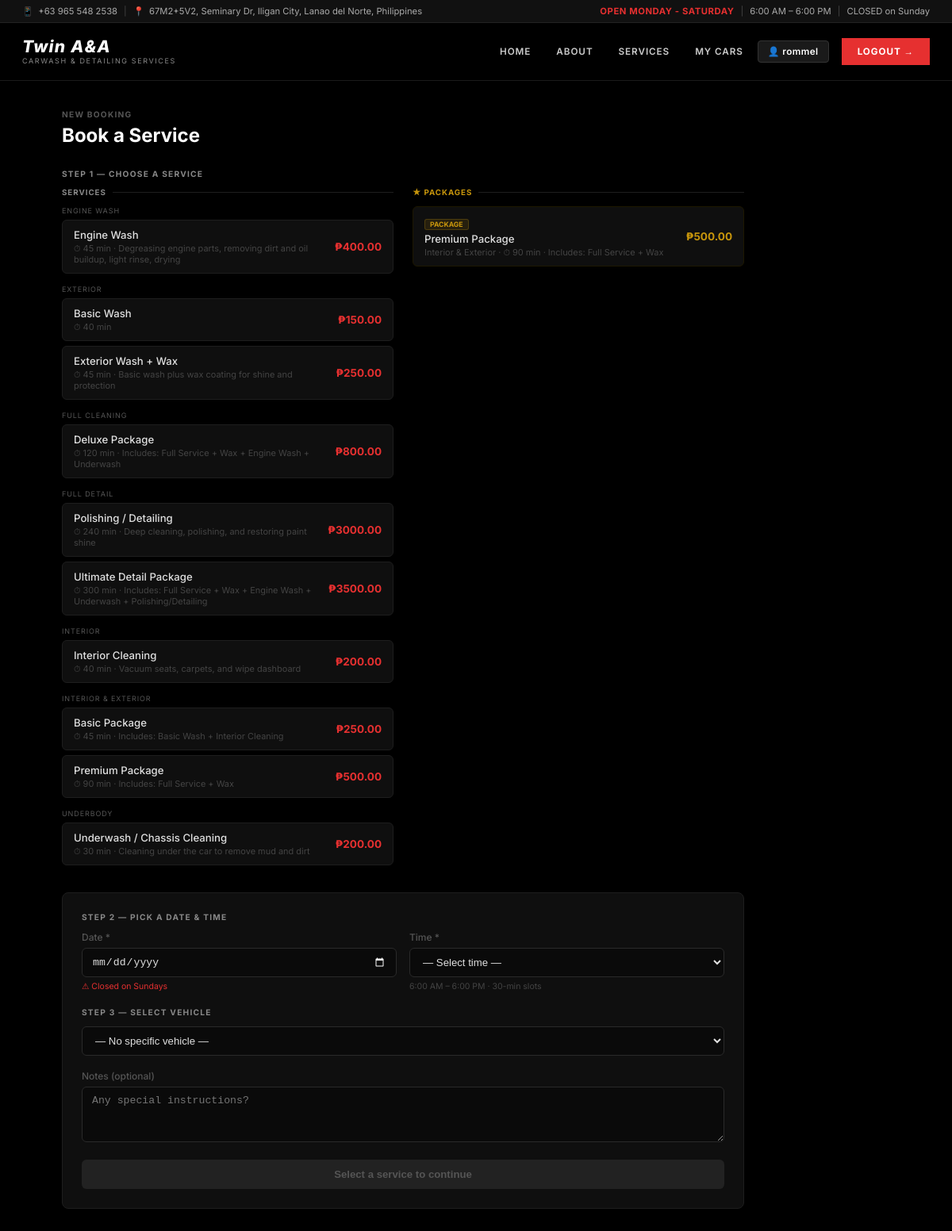
The app's page /portal/book/ (signed in) with its own data.
### car_wash/models.py (models this page shows, shortened)
class Service(models.Model):
    service_type     = models.CharField(max_length=100)
    service_name     = models.CharField(max_length=100)
    description      = models.TextField(blank=True)
    price            = models.DecimalField(max_digits=8, decimal_places=2)
    duration_minutes = models.PositiveIntegerField(default=30, help_text="Estimated duration in minutes")
    is_package       = models.BooleanField(default=False, help_text="Mark as a package deal")
    class Meta:
        ordering = ['service_type', 'service_name']

### car_wash/views.py (the view, shortened to what this page needs)
# urls.py: path('portal/book/', views.portal_book, name='portal_book'),
@login_required(login_url='/portal/login/')
def portal_book(request):
    try:
        c = request.user.customer
    except Customer.DoesNotExist:
        logout(request)
        messages.error(request, 'No customer profile found. Please register.')
        return redirect('portal_register')
    services         = Service.objects.filter(is_package=False)
    package_services = Service.objects.filter(is_package=True)
    cars             = c.cars.all()
    preselected = request.GET.get('service', '')
    return render(request, 'customer_book.html', {
        'services':         services,
        'package_services': package_services,
        'cars':             cars,
        'today':            date.today().isoformat(),
        'preselected':      preselected,
    })

### car_wash/templates/customer_book.html (shortened to what this page needs)
{% extends "customer_base.html" %}
{% block extra_head %}
{% load static %}
{% endblock %}
{% block content %}
<div class="book-wrap">
  <div style="margin-bottom:28px">
    <div style="font-size:.68rem;font-weight:700;letter-spacing:.12em;color:#555;text-transform:uppercase;margin-bottom:6px">New Booking</div>
    <h1 style="font-size:1.6rem;font-weight:700;color:#fff">Book a Service</h1>
  </div>
  <div class="step-label">Step 1 — Choose a Service</div>
  <div class="svc-grid">
    <div>
      <div class="svc-col-title" style="color:#888">Services</div>
      {% load i18n %}
      {% regroup services by service_type as service_groups %}
      {% for group in service_groups %}
        <div style="font-size:.6rem;color:#555;text-transform:uppercase;letter-spacing:.1em;
                    margin-bottom:6px;{% if not forloop.first %}margin-top:14px;{% endif %}">
          {{ group.grouper }}
        </div>
        {% for s in group.list %}
        <div class="svc-row" id="svc-{{ s.pk }}"
             onclick="selectService('{{ s.pk }}', '{{ s.service_name|escapejs }}', '{{ s.service_type|escapejs }}', '{{ s.price }}', '{{ s.duration_minutes }}', false)">
          <div>
            <div class="svc-row-name">{{ s.service_name }}</div>
            <div class="svc-row-meta">⏱ {{ s.duration_minutes }} min{% if s.description %} · {{ s.description }}{% endif %}</div>
          </div>
          <div class="svc-row-price">₱{{ s.price }}</div>
        </div>
        {% endfor %}
      {% empty %}
        <p style="color:#444;font-size:.82rem">No services available.</p>
      {% endfor %}
    </div>
    <div>
      <div class="svc-col-title" style="color:#c8960c">★ Packages</div>
      {% if package_services %}
        {% for s in package_services %}
        <div class="svc-row" id="svc-{{ s.pk }}" style="border-color:#1e1800"
             onclick="selectService('{{ s.pk }}', '{{ s.service_name|escapejs }}', '{{ s.service_type|escapejs }}', '{{ s.price }}', '{{ s.duration_minutes }}', true)">
          <div>
            <div class="pkg-badge">Package</div>
            <div class="svc-row-name">{{ s.service_name }}</div>
            <div class="svc-row-meta">{{ s.service_type }} · ⏱ {{ s.duration_minutes }} min{% if s.description %} · {{ s.description }}{% endif %}</div>
          </div>
          <div class="svc-row-price pkg">₱{{ s.price }}</div>
        </div>
        {% endfor %}
      {% else %}
        <p style="color:#333;font-size:.82rem;border:1px dashed #1e1e1e;border-radius:6px;padding:16px;text-align:center">No packages available.</p>
      {% endif %}
    </div>
  </div>
  <div class="form-card">
    <form method="post">{% csrf_token %}
      <div class="step-label">Step 2 — Pick a Date & Time</div>
      <div style="display:grid;grid-template-columns:1fr 1fr;gap:16px;margin-bottom:20px">
        <div class="form-group" style="margin-bottom:0">
          <label style="color:#555">Date *</label>
          <input type="date" name="scheduled_date" id="scheduled_date"
                 value="{{ post.scheduled_date|default:'' }}" min="{{ today }}" required>
          <div style="font-size:.7rem;color:#e63030;margin-top:5px">⚠ Closed on Sundays</div>
        </div>
        <div class="form-group" style="margin-bottom:0">
          <label style="color:#555">Time *</label>
          <select name="scheduled_time" id="scheduled_time" required>
            <option value="">— Select time —</option>
          </select>
          <div style="font-size:.7rem;color:#444;margin-top:5px">6:00 AM – 6:00 PM · 30-min slots</div>
        </div>
      </div>
      <div class="step-label">Step 3 — Select Vehicle</div>
      <div class="form-group">
        <select name="car">
          <option value="">— No specific vehicle —</option>
        </select>
      </div>
      <div class="form-group">
        <label style="color:#555">Notes (optional)</label>
        <textarea name="notes" placeholder="Any special instructions?"
                  style="background:#0a0a0a;border:1px solid #2a2a2a;color:#e0e0e0;border-radius:6px;padding:9px 12px;width:100%;outline:none;resize:vertical;min-height:70px;font-size:.88rem">{{ post.notes|default:'' }}</textarea>
      </div>
      <button id="book-btn" class="btn"
              style="width:100%;justify-content:center;padding:11px;background:#222;color:#555;cursor:not-allowed;border-radius:6px;font-size:.88rem;font-weight:600"
              disabled>Select a service to continue</button>
    </form>
  </div>
</div>
{% endblock %}

### car_wash/templates/customer_base.html (shortened to what this page needs)
{% load static %}
<!DOCTYPE html>
<html lang="en">
<head>
<link rel="stylesheet" href="{% static 'styles.css' %}">
<link rel="stylesheet" href="{% static 'customer_base.css' %}">
</head>
<body style="display:block;background:#000">
<div class="portal-wrap" style="background:#000">
  <div class="topinfo-bar">
    <div class="topinfo-inner">
      <div class="topinfo-left">
        <span><span class="ti-icon red">📱</span> +63 965 548 2538</span>
        <span class="ti-sep">|</span>
        <span><span class="ti-icon red">📍</span> 67M2+5V2, Seminary Dr, Iligan City, Lanao del Norte, Philippines</span>
      </div>
      <div class="topinfo-right">
        <span class="open-daily">OPEN MONDAY - SATURDAY</span>
        <span class="ti-sep">|</span>
        <span>6:00 AM – 6:00 PM</span>
        <span class="ti-sep">|</span>
        <span>CLOSED on Sunday</span>
      </div>
    </div>
  </div>
  <nav class="main-nav">
    <div class="main-nav-inner">
      <div class="brand">
        <span class="brand-name">Twin A&A</span>
        <span class="brand-sub">CARWASH &amp; DETAILING SERVICES</span>
      </div>
      <div class="main-nav-links">
        <a href="{% url 'portal_home' %}" class="mnl">HOME</a>
        <a href="{% url 'portal_home' %}#about" class="mnl">ABOUT</a>
        <a href="{% url 'portal_home' %}#services" class="mnl">SERVICES</a>
        <a href="{% url 'portal_cars' %}" class="mnl">MY CARS</a>
        {% if user.is_authenticated %}
          <a href="{% url 'portal_profile' %}" class="mnl-username">
            👤 {{ user.get_full_name|default:user.username }}
          </a>
          <a href="{% url 'portal_logout' %}" class="mnl-btn-red">LOGOUT →</a>
        {% else %}
          <a href="{% url 'portal_login' %}" class="mnl">LOGIN</a>
          <a href="{% url 'portal_register' %}" class="mnl-btn-red">REGISTER →</a>
        {% endif %}
      </div>
    </div>
  </nav>
  <div class="portal-body" style="background:#000;max-width:1100px">
    {% block content %}{% endblock %}
  </div>
</div>
</body>
</html>

### car_wash/static/styles.css (style rules this page uses)
:root { --bg: #0d0f14; --surface: #161a23; --card: #1d2230; --border: #2a3045; --accent: #4f9cf9; --accent2: #6ee7b7; --danger: #f87171; --warn: #fbbf24; --text: #e8eaf0; --muted: #6b7a99; --radius: 12px; --shadow: 0 4px 24px rgba(0,0,0,.4); }
*, *::before, *::after { box-sizing: border-box; margin: 0; padding: 0; }
html { font-size: 15px; }
body { font-family: 'Inter', 'Segoe UI', system-ui, sans-serif; background: var(--bg); color: var(--text); min-height: 100vh; display: flex; }
.btn { display: inline-flex; align-items: center; gap: 6px; padding: 8px 16px; border-radius: 8px; font-size: .85rem; font-weight: 500; cursor: pointer; border: none; text-decoration: none; transition: filter .15s, opacity .15s; }
.form-group { margin-bottom: 18px; }
label { display: block; font-size: .8rem; color: var(--muted); margin-bottom: 6px; font-weight: 500; }
input, select, textarea { width: 100%; padding: 10px 13px; background: var(--surface); border: 1px solid var(--border); border-radius: 8px; color: var(--text); font-size: .9rem; outline: none; transition: border-color .15s; }
select option { background: var(--card); }
textarea { resize: vertical; min-height: 80px; }
.portal-wrap { min-height: 100vh; background: var(--bg); display: flex; flex-direction: column; }
.portal-body { flex: 1; padding: 32px 28px; max-width: 900px; margin: 0 auto; width: 100%; }

### car_wash/static/customer_base.css (style rules this page uses)
.topinfo-bar { background: #111; border-bottom: 1px solid #222; padding: 7px 0; font-size: .75rem; color: #aaa; }
.topinfo-inner { max-width: 1200px; margin: 0 auto; padding: 0 28px; display: flex; align-items: center; justify-content: space-between; flex-wrap: wrap; gap: 6px; }
.topinfo-left, .topinfo-right { display: flex; align-items: center; gap: 8px; flex-wrap: wrap; }
.ti-sep { color: #444; }
.ti-icon { margin-right: 3px; }
.ti-icon.red { color: #e63030; }
.open-daily { color: #e63030; font-weight: 700; letter-spacing: .05em; }
.main-nav { background: #000; border-bottom: 1px solid #1a1a1a; padding: 0; position: sticky; top: 0; z-index: 200; }
.main-nav-inner { max-width: 1200px; margin: 0 auto; padding: 0 28px; display: flex; align-items: center; justify-content: space-between; height: 72px; }
.brand { display: flex; flex-direction: column; justify-content: center; }
.brand-name { font-size: 1.4rem; font-weight: 800; color: #fff; letter-spacing: .06em; line-height: 1; font-style: italic; }
.brand-sub { font-size: .6rem; color: #888; letter-spacing: .18em; text-transform: uppercase; margin-top: 2px; }
.main-nav-links { display: flex; align-items: center; gap: 4px; }
.mnl { padding: 6px 14px; color: #ccc; font-size: .78rem; font-weight: 600; letter-spacing: .08em; text-transform: uppercase; text-decoration: none; transition: color .15s; }
.mnl-btn-red { display: inline-flex; align-items: center; padding: 10px 20px; background: #e63030; color: #fff; font-size: .78rem; font-weight: 700; letter-spacing: .08em; text-transform: uppercase; text-decoration: none; transition: background .15s; margin-left: 8px; }
.portal-body { padding: 36px 28px; margin: 0 auto; }
.mnl-username { display: inline-flex; align-items: center; padding: 6px 12px; color: #fff; font-size: .78rem; font-weight: 600; letter-spacing: .04em; background: #1a1a1a; border: 1px solid #333; border-radius: 4px; margin-right: 4px; text-decoration: none; transition: background .15s, border-color .15s; }

### records on screen
Service: grouper "ENGINE WASH", service_name "Engine Wash", duration_minutes "45", description "Degreasing engine parts, removing dirt and oil buildup, light rinse, drying", price "400.00"
Service: grouper "EXTERIOR", service_name "Basic Wash", duration_minutes "40", price "150.00"
Service: service_name "Exterior Wash + Wax", duration_minutes "45", description "Basic wash plus wax coating for shine and protection", price "250.00"
Service: grouper "FULL CLEANING", service_name "Deluxe Package", duration_minutes "120", description "Includes: Full Service + Wax + Engine Wash + Underwash", price "800.00"
Service: grouper "FULL DETAIL", service_name "Polishing / Detailing", duration_minutes "240", description "Deep cleaning, polishing, and restoring paint shine", price "3000.00"
Service: service_name "Ultimate Detail Package", duration_minutes "300", description "Includes: Full Service + Wax + Engine Wash + Underwash + Polishing/Detailing", price "3500.00"
Service: grouper "INTERIOR", service_name "Interior Cleaning", duration_minutes "40", description "Vacuum seats, carpets, and wipe dashboard", price "200.00"
Service: grouper "INTERIOR & EXTERIOR", service_name "Basic Package", duration_minutes "45", description "Includes: Basic Wash + Interior Cleaning", price "250.00"
Service: service_name "Premium Package", duration_minutes "90", description "Includes: Full Service + Wax", price "500.00"
Service: grouper "UNDERBODY", service_name "Underwash / Chassis Cleaning", duration_minutes "30", description "Cleaning under the car to remove mud and dirt", price "200.00"
Service: service_name "Premium Package", service_type "Interior & Exterior", duration_minutes "90", description "Includes: Full Service + Wax", price "500.00"

### other values on screen
{{ user.get_full_name|default:user.username }} "rommel"
